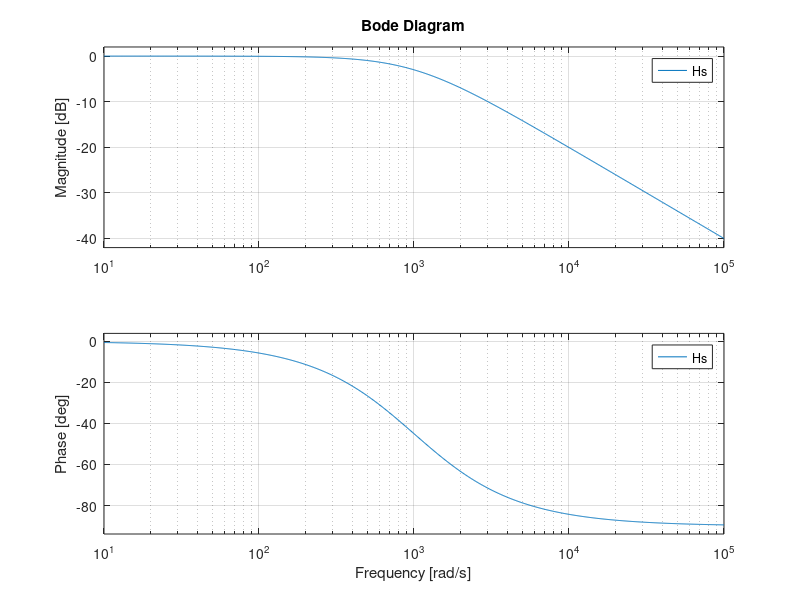

This chart was generated by the following MATLAB code:
%%low pass analog filter: H(s)=1/(1+RCs)
clear all
close all
clc

r=1e3;
c=1e-6;

num=[0 1];
den=[r*c 1 ];

Hs=tf(num,den);
figure(1)
bode(Hs);
grid on

%%plot in db scale
%%[mag,phase,w]=bode(num,den);
%%magdb=20*log10(mag);
%%freqlog=log10(w);
%%figure(2)
%%subplot(2,1,1)
%%plot(freqlog,magdb)
%%grid on
%%axis tight
%%xlabel=('w in logscale')
%%ylabel=('freq response in db scale')


%%subplot(2,1,2)
%%plot(freqlog,phase)
%%grid on
%%xlabel=('w in logscale')
%%ylabel=('phase response in degree scale')